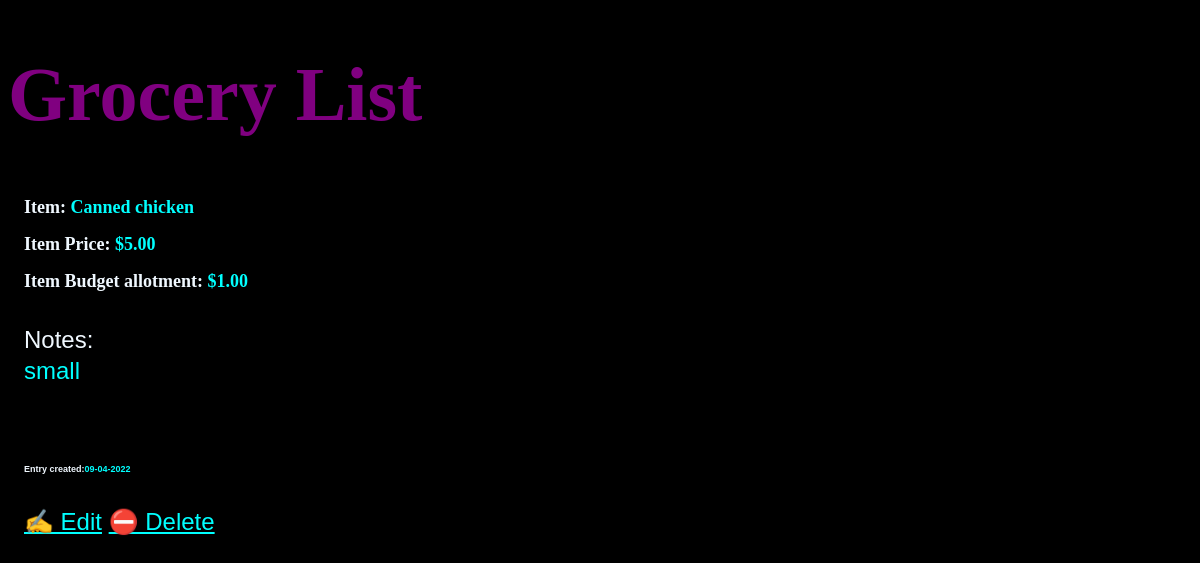
The page /list_items/11 on the database as committed earlier.
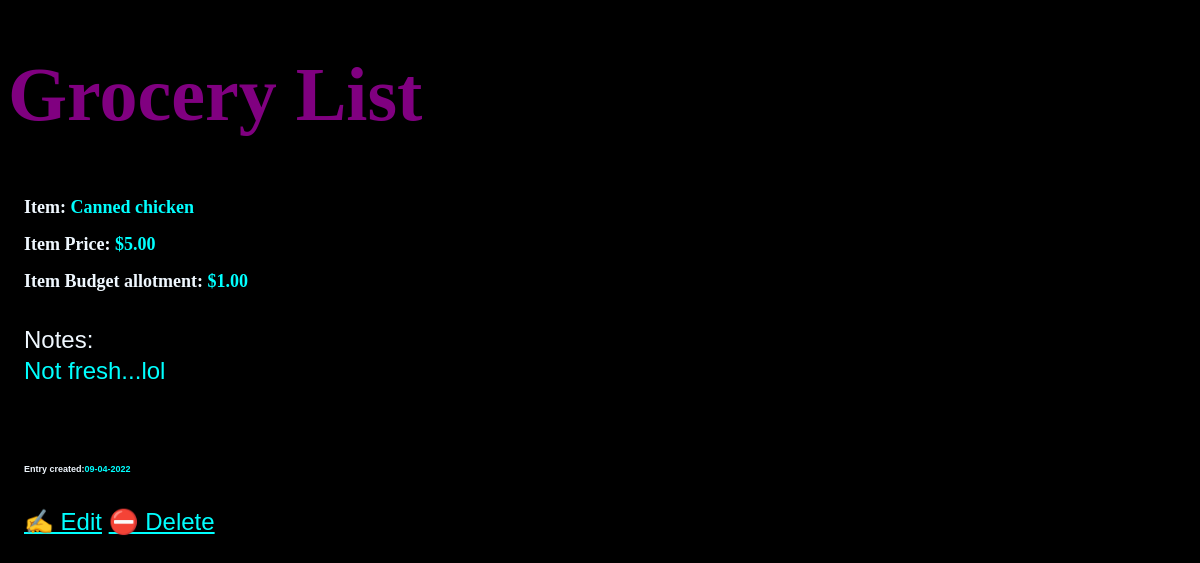
The same page on the database as committed later.
### list_items/models.py (models this page shows, shortened)
class List_items(models.Model):
    groc_item = models.CharField(max_length=70)
    notes = models.TextField()
    item_price = models.DecimalField(max_digits=8, decimal_places=2)
    budget = models.DecimalField(max_digits=8, decimal_places=2)
    date_created = models.DateTimeField(default=timezone.now)
    class Meta:
        verbose_name_plural = "ListItems"

### list_items/views.py (the view)
class List_itemsDetailView(DetailView):
    model = List_items

### list_items/templates/list_items/list_items_detail.html
{% extends "list_items/base.html" %}
{% block content %}
<article>
    <h3><span id="grocitemspan">Item: </span>{{ list_items.groc_item }}</h3>
    <br>
    <h4><span id="itemspan">Item Price: </span> ${{ list_items.item_price }}</h4>
    <br>
    <h5><span id="budgetspan">Item Budget allotment: </span>${{ list_items.budget }}</h5>
    <br>
    <p><span id="notespan">Notes:</span><br>
        {{ list_items.notes }}
    </p>
    <br><br>
    <h6><span id="datespan">Entry created:</span>{{ list_items.date_created|date:'m-d-Y' }}</h6>
</article>
<p>
    <a href="{% url 'list_items-update' list_items.id %}">✍️ Edit</a>
    <a href="{% url 'list_items-delete' list_items.id %}">⛔ Delete</a>
</p>
{% endblock %}

Rows that differ between the two databases and show on the page:
changed List_items "Canned chicken": notes "small" → "Not fresh...lol"
